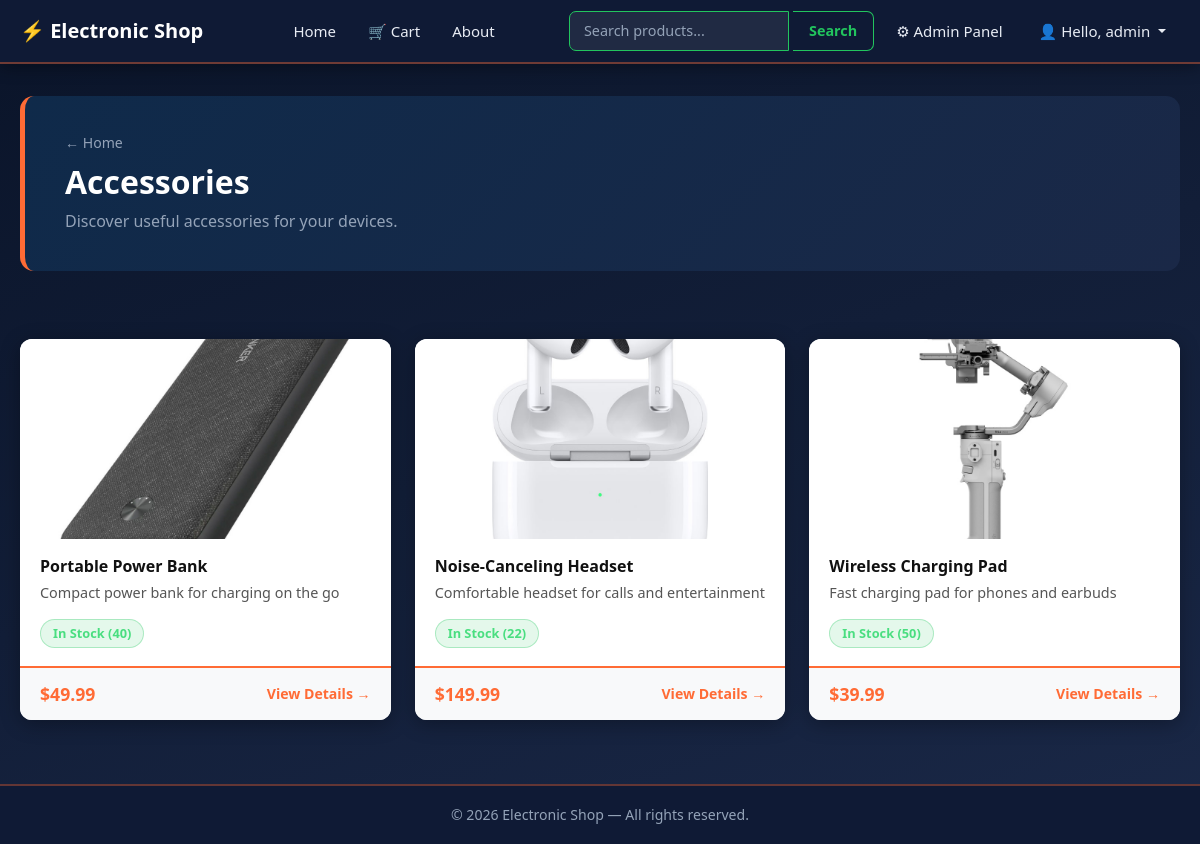
/category/accessories/ (signed in), run on the app's committed database.
### shop/models.py (models this page shows, shortened)
class Category(models.Model):
    name = models.CharField(max_length=200, unique=True)
    slug = models.SlugField(unique=True, blank=True)
    description = models.TextField(blank=True)
    image = models.ImageField(upload_to='categories/', blank=True)
    class Meta:
        verbose_name_plural = 'Categories'

class Product(models.Model):
    category = models.ForeignKey(
        Category, on_delete=models.CASCADE, related_name='products'
    )
    name = models.CharField(max_length=200)
    slug = models.SlugField(unique=True, blank=True)
    price = models.DecimalField(max_digits=10, decimal_places=2)
    description = models.TextField(blank=True)
    key_features = models.TextField(blank=True)
    image = models.ImageField(upload_to='products/')
    stock = models.PositiveIntegerField(default=10)
    created_at = models.DateTimeField(auto_now_add=True)
    updated_at = models.DateTimeField(auto_now=True)
    def get_absolute_url(self):
        return reverse('shop:product_detail', kwargs={'slug': self.slug})

### shop/views.py (the view)
# urls.py: path('category/<slug:slug>/', views.CategoryView.as_view(), name='category'),
class CategoryView(DetailView):
    model = Category
    template_name = 'shop/category.html'
    context_object_name = 'category'
    def get_context_data(self, **kwargs):
        ctx = super().get_context_data(**kwargs)
        ctx['products'] = (
            self.object.products
            .select_related('category')
            .order_by('-created_at')
        )
        return ctx

### shop/context_processors.py (called while the page is built)
def cart_count(request):
    if request.user.is_authenticated:
        try:
            return {'cart_count': request.user.cart.total_items}
        except Cart.DoesNotExist:
            pass
    return {'cart_count': 0}

### shop/models.py (called while the page is built)
    @property
    def total_items(self):
        return sum(item.quantity for item in self.items.all())

### templates/shop/category.html (shortened to what this page needs)
{% extends 'base.html' %}
{% block content %}
<div class="category-header">
    <div class="d-flex align-items-center gap-3 mb-2">
        <a href="{% url 'shop:home' %}" class="back-link">← Home</a>
    </div>
    <h1>{{ category.name }}</h1>
    {% if category.description %}
    <p>{{ category.description }}</p>
    {% endif %}
</div>
{% if products %}
<div class="row g-4">
    {% for product in products %}
    <div class="col-md-4">
        <a href="{{ product.get_absolute_url }}" class="text-decoration-none">
            <div class="card">
                {% if product.image %}
                <img src="{{ product.image.url }}"
                     class="card-img-top" alt="{{ product.name }}">
                {% else %}
                <div class="card-img-top d-flex align-items-center justify-content-center"
                     style="background:#e9ecef; font-size:3rem;">📦</div>
                {% endif %}
                <div class="card-body">
                    <h5 class="card-title">{{ product.name }}</h5>
                    <p class="card-text">{{ product.description|truncatechars:90 }}</p>
                    {% if product.stock > 0 %}
                        <span class="stock-badge in-stock">In Stock ({{ product.stock }})</span>
                    {% else %}
                        <span class="stock-badge out-stock">Out of Stock</span>
                    {% endif %}
                </div>
                <div class="card-footer-accent">
                    <span class="card-price">${{ product.price }}</span>
                    <span class="card-cta">View Details →</span>
                </div>
            </div>
        </a>
    </div>
    {% endfor %}
</div>
{% else %}
<div class="empty-state">
    <div class="empty-icon">📦</div>
    <h4 style="color:var(--text-light);">No products in this category yet.</h4>
</div>
{% endif %}
{% endblock %}

### templates/base.html (shortened to what this page needs)
{% load static %}
<!DOCTYPE html>
<html lang="sq">
<head>
    <link href="https://cdn.jsdelivr.net/npm/bootstrap@5.3.3/dist/css/bootstrap.min.css" rel="stylesheet">
    <link rel="stylesheet" href="{% static 'css/style.css' %}">
</head>
<body>
<nav class="navbar navbar-expand-lg">
    <div class="container">
        <a class="navbar-brand" href="{% url 'shop:home' %}">⚡ Electronic Shop</a>
        <div class="collapse navbar-collapse" id="navMain">
            <ul class="navbar-nav mx-auto align-items-lg-center gap-1">
                <li class="nav-item">
                    <a class="nav-link" href="{% url 'shop:home' %}">Home</a>
                </li>
                <li class="nav-item">
                    <a class="nav-link" href="{% url 'shop:cart' %}">
                        🛒 Cart
                    </a>
                </li>
                <li class="nav-item">
                    <a class="nav-link" href="{% url 'shop:about' %}">About</a>
                </li>
            </ul>
            <div class="navbar-right d-flex align-items-center gap-2">
                <form class="d-flex" method="GET" action="{% url 'shop:search' %}">
                    <input class="search-input me-1"
                           type="search" name="q"
                           placeholder="Search products..."
                           value="{{ request.GET.q }}">
                    <button class="btn-search" type="submit">Search</button>
                </form>
                {% if user.is_authenticated %}
                    {% if user.is_staff %}
                    <a class="nav-link" href="/admin/" target="_blank">⚙ Admin Panel</a>
                    {% endif %}
                    <div class="nav-item dropdown">
                        <a class="nav-link dropdown-toggle" href="#"
                           role="button" data-bs-toggle="dropdown">
                            👤 Hello, {{ user.username }}
                        </a>
                    </div>
                {% else %}
                    <a class="nav-link" href="{% url 'accounts:login' %}">Login</a>
                    <a class="btn-register text-decoration-none"
                       href="{% url 'accounts:register' %}">Register</a>
                {% endif %}
            </div>
        </div>
    </div>
</nav>
<main class="main-content">
    <div class="container">
        {% block content %}{% endblock %}
    </div>
</main>
<footer class="footer">
    <div class="container">
        <p class="mb-0">&copy; 2026 Electronic Shop &mdash; All rights reserved.</p>
    </div>
</footer>
</body>
</html>

### data on the page
Category: name "Accessories", description "Discover useful accessories for your devices."
Product: image (picture), name "Portable Power Bank", description "Compact power bank for charging on the go", stock "40", price "49.99"
Product: image (picture), name "Noise-Canceling Headset", description "Comfortable headset for calls and entertainment", stock "22", price "149.99"
Product: image (picture), name "Wireless Charging Pad", description "Fast charging pad for phones and earbuds", stock "50", price "39.99"

### other printed values
{{ user.username }} "admin"
